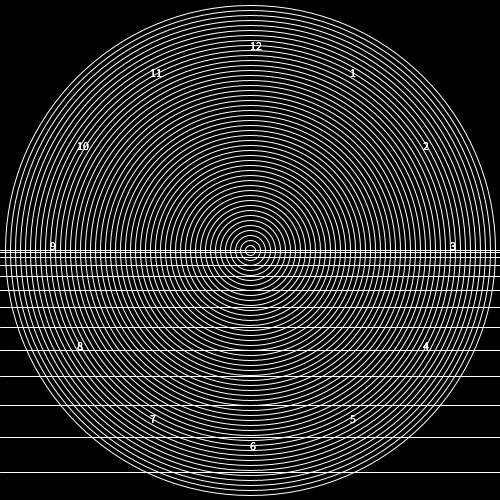
Frame 1 (no input)
Frame 60 (the mouse pressed at the canvas centre just before this capture): identical to frame 1, image omitted
Frame 120 (the mouse held since frame 60 and released just before this capture): identical to frame 1, image omitted

The Processing sketch that drew this single still picture (run headless with seeded random() and noise(); from frame 60 on, the mouse is pressed at the canvas centre):

// Processing sketch: lotsaloops
// ── lotsaloops.pde
void setup()
{
  size(500, 500);
}

void draw()
{

  // Draw some lines
  line(100, 10, 100, 100);
  line(120, 10, 120, 100);
  line(140, 10, 140, 100);
  line(160, 10, 160, 100);
  line(180, 10, 180, 100);

  // Draw some lines using a for loop 
  for (int x = 100 ; x <= 180 ; x += 20)
  {
    line(x, 10, x, 100);
  }
  
  // Another way of doing the same loop 
  for (int line = 0 ; line < 5 ; line ++)
  {
    int x = 100 + (line * 20);
    line(x, 10, x, 100);
  }
  
  // The same using a while loop
  int line = 0;
  while (line < 5)
  {
    int x = 100 + (line * 20);
    line(x, 10, x, 100);
    line ++;
  }
  
  // And now another while loop
  int xx = 100;
  while (xx <= 180)
  {
    line(xx, 10, xx, 100);
    xx += 20;
  }
  
  // Circles stuff
  int w = 10;
  stroke(255);
  background(0);
  noFill();
  while(w < 500)
  {
    ellipse(250, 250, w, w);
    w += 10;
  }

  // Clock stuff
  float thetaInc = TWO_PI / 12.0f;
  float radius = 200;
  for(int i = 1 ; i <= 12 ; i ++)
  {
    float theta = i * thetaInc;
    float x = 250.0f + sin(theta) * radius;
    float y = 250.0f - cos(theta) * radius;
    text(i, x, y);
  }

  // Clock stuff using a while loop
  int i = 1;
  while (i <= 12)
  {
    float theta = i * thetaInc;
    float x = 250.0f + sin(theta) * radius;
    float y = 250.0f - cos(theta) * radius;
    text(i, x, y);
    i ++;
  }

  // Another way of doing the clock stuff
  i = 1;
  for (float theta = thetaInc ; theta <= TWO_PI ; theta += thetaInc)
  {
    float x = 250.0f + sin(theta) * radius;
    float y = 250.0f - cos(theta) * radius;
    text(i, x, y);
    i ++;
  }
 
   // And some lines! 
  float y = height / 2;
  float yInc = 2;
  while (y < height)
  {
    line (0, y, width, y);
    y += yInc;
    yInc += 3f;  
  }

}
